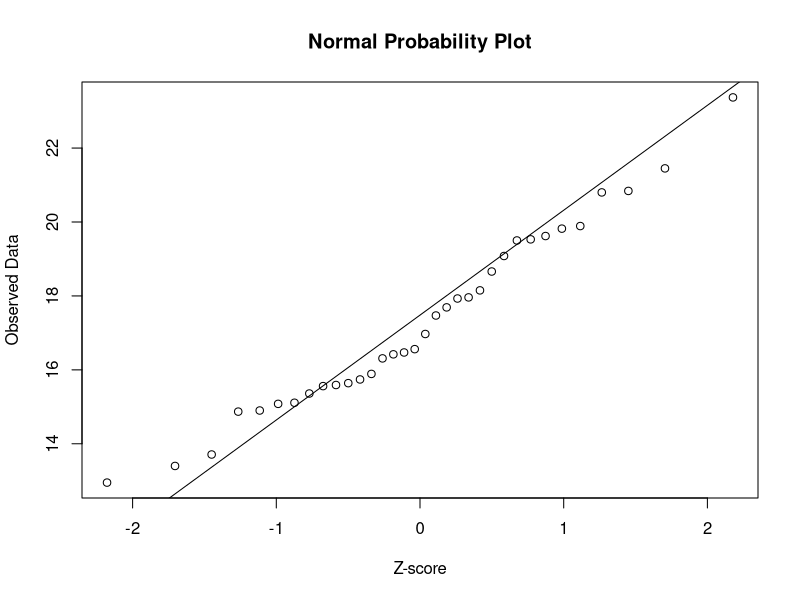
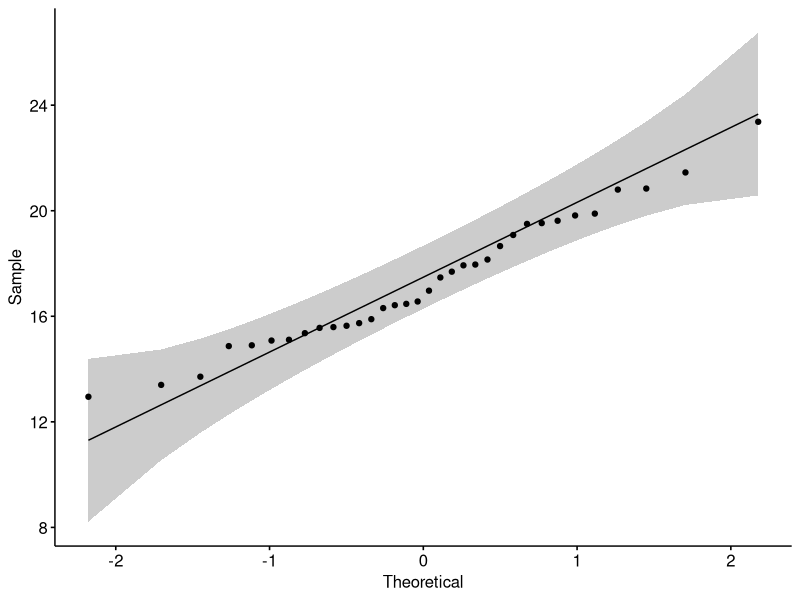
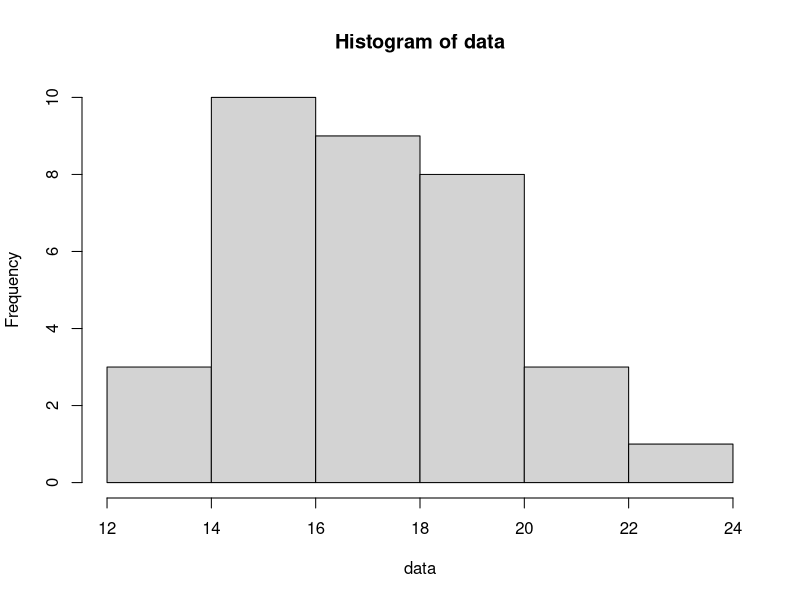

R code for these plots, in order:
## ---- chunk 1
knitr::opts_chunk$set(echo = TRUE)
## ---- chunk 2
library(ggpubr)
library(nortest)
library(tseries)
## ---- chunk 3
data <- c(16.31, 18.66, 18.15, 17.47, 16.97, 16.42, 20.84, 15.59, 13.40, 16.56, 15.11, 
19.89, 23.37, 15.89, 17.96, 14.90, 17.69, 19.53, 15.64, 15.56, 15.74, 14.87, 17.93, 
20.80, 19.82, 19.62, 21.45, 19.50, 16.47, 15.08, 15.36, 12.95, 13.71, 19.08)
qqnorm(data, xlab="Z-score", ylab="Observed Data", main="Normal Probability Plot") 
qqline(data)
## ---- chunk 4
ggqqplot(data)
## ---- chunk 5
hist(data)
## ---- chunk 6
shapiro.test(data)
## ---- chunk 7
ad.test(data)
## ---- chunk 8
jarque.bera.test(data)
